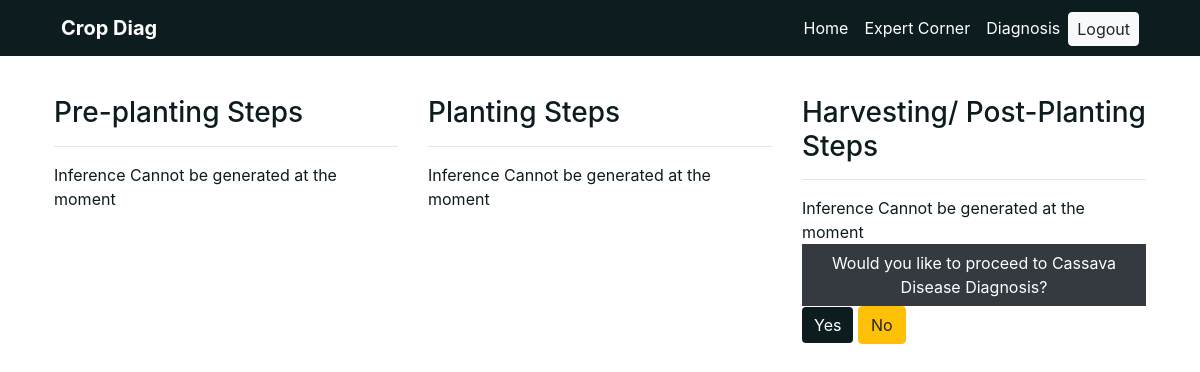
The app's page /practising_farmers_result.php (signed in), older data.
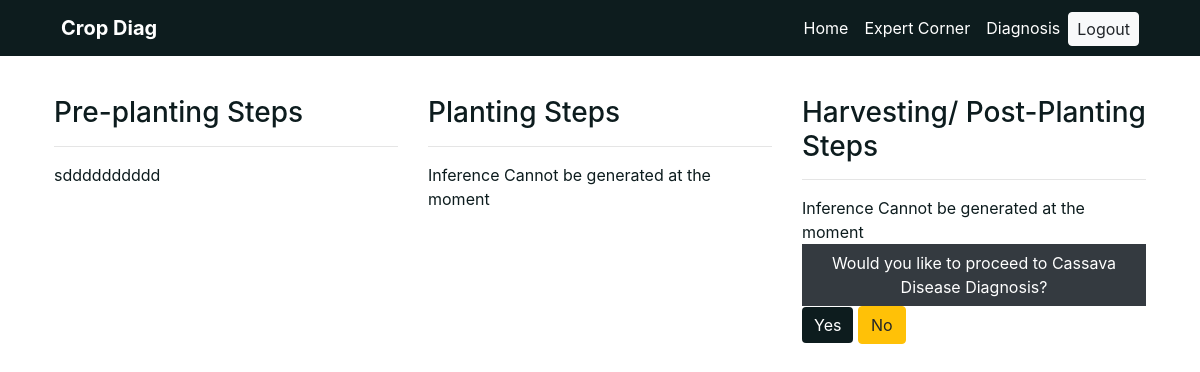
The same page, newer data.
### tables this page shows
CREATE TABLE IF NOT EXISTS `survey_solutions` (
  `solution_id` int(11) NOT NULL AUTO_INCREMENT,
  `crop_id` int(11) NOT NULL,
  `cassava_type` int(11) NOT NULL,
  `stage` int(11) NOT NULL,
  `solution` longtext NOT NULL,
  PRIMARY KEY (`solution_id`)
);

### classes/DB.class.php (called while the page is built, shortened)
<?php
class DB{
    private $db_config = ['host'=>'localhost',
                          'username'=>'root',
                          'password'=>'',
                          'database'=>'expert',
                          'charset'=>'utf8mb4'];
    public $pdo;
    public $query;
    public function __construct()
    {
        $dsn = "mysql:host=".$this->db_config['host'].";dbname=".$this->db_config['database'].";charset=".$this->db_config['charset'];
        $options = [
            PDO::ATTR_ERRMODE            => PDO::ERRMODE_EXCEPTION,
            PDO::ATTR_DEFAULT_FETCH_MODE => PDO::FETCH_ASSOC,
            PDO::ATTR_EMULATE_PREPARES   => false,
        ];
        try {
            $this->pdo = new PDO($dsn, $this->db_config['username'], $this->db_config['password'], $options);
        } catch (\PDOException $e) {
            throw new \PDOException($e->getMessage(), (int)$e->getCode());
        }
    }
    public function queryStatement($statement, $value = [])
    {
        $this->query = $this->pdo->prepare($statement);
        if($this->query){
            return $this->query->execute($value);
        }else{
            return false;
        }
    }
    public function f_one()
    {
        $fetch_all_data = $this->query->fetch(PDO::FETCH_OBJ);
        if($fetch_all_data)
        {
            return $fetch_all_data;
        }else{
            return false;
        }
    }
}

### classes/Survey.class.php (called while the page is built, shortened)
<?php
class Survey extends DB
{
    public function get_survery_answer(){
        $arr =  [$_SESSION['farmer_id']];
        $query = PARENT::queryStatement("SELECT * FROM `survey_answers` WHERE farmer_id = ? ORDER BY answer_id DESC", $arr);
        return PARENT::f_one();
    }
    public function survey_inference_db_preplanting($object){
        $arr = [$object->ans_1, $object->ans_2,0];
        $query = PARENT::queryStatement("SELECT * FROM `survey_solutions` WHERE crop_id = ? AND cassava_type = ? AND stage = ?", $arr);
        return PARENT::f_one();
    }
}

### practising_farmers_result.php (the view, shortened to what this page needs)
<?php
include 'includes/header.php';
$answer = $survey->get_survery_answer();
?>
<div class="container-fluid mt-5">
	<div class="container p-4 mt-5 pt-5 mb-5">
		<div class="row">
                    <?php
                        $pre = $survey->survey_inference_db_preplanting($answer);
                    ?>
			<div class="col-md-4">
				<h3>Pre-planting Steps</h3><hr>
                    <div><?= ($pre->solution)?$pre->solution: "Inference Cannot be generated at the moment" ?></div>
			</div>
            <div class="col-md-4">
				<h3>Planting Steps</h3><hr>
                <div><?= (isset($planting->solution))?$pre->solution: "Inference Cannot be generated at the moment" ?></div>
			</div>
            <div class="col-md-4">
				<h3>Harvesting/ Post-Planting Steps</h3><hr>
                <div><?= (isset($post->solution))?$pre->solution: "Inference Cannot be generated at the moment" ?></div>
                <a class="btn btn-dark rounded-0 btn-block">Would you like to proceed to Cassava Disease Diagnosis?</a>
                <a href="expert-system.php" class="btn btn-success">Yes</a>
                <a href="survey.php" class="btn btn-warning">No</a>
			</div>
		</div>
	</div>
</div>

Row changes from the older to the newer data that the page shows:
added survey_solutions: solution "sdddddddddd"
Text that changed along with them:
text no longer shown: "Inference Cannot be generated at the moment"
